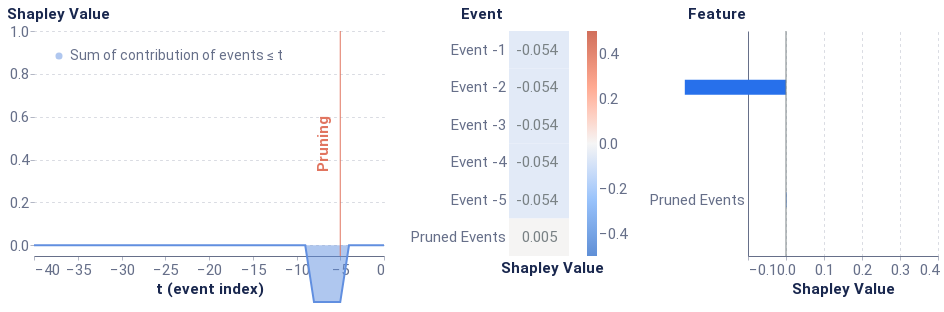

Here is the notebook cell this chart was saved with:
### Code cell
plot

### Figure 1 — Vega-Lite specification as saved in the notebook (floating-point values rounded to 4 significant figures)
{"config": {"axis": {"domain": true, "domainColor": "#666F89", "grid": false, "gridCap": "round", "gridColor": "#B3B7C4", "gridDash": [2, 4], "gridWidth": 0.5, "labelColor": "#666F89", "labelFont": "Roboto, Arial, sans-serif", "labelPadding": 2, "tickColor": "#666F89", "tickOpacity": 0.5, "tickSize": 4, "titleColor": "#19274E", "titleFont": "Roboto, Arial, sans-serif", "titleFontSize": 12}, "axisBand": {"domain": true, "labelPadding": 4, "ticks": false}, "axisY": {"domain": false, "titleAlign": "left", "titleAngle": 0, "titleX": -20, "titleY": -10}, "legend": {"labelColor": "#666F89", "labelFont": "Roboto, Arial, sans-serif", "labelFontSize": 12, "symbolSize": 40, "titleColor": "#19274E", "titleFont": "Roboto, Arial, sans-serif", "titleFontSize": 12, "titlePadding": 4}, "arc": {"stroke": "#FFFFFF", "strokeWidth": 1}, "bar": {"fill": "#2770EB", "stroke": null}, "line": {"stroke": "#2770EB", "strokeWidth": 2}, "path": {"stroke": "#2770EB", "strokeWidth": 0.5}, "point": {"fill": "#2770EB", "shape": "circle", "filled": true}, "rect": {"fill": "#2770EB"}, "rule": {"stroke": "#666F89"}, "shape": {"stroke": "#2770EB"}, "text": {"color": "#19274E", "font": "Roboto, Arial, sans-serif", "fontSize": 12}, "range": {"category": ["#2770EB", "#77B98A", "#DA5252", "#FFC400", "#A87AEA", "#00A39E", "#19274E"], "diverging": ["#006360", "#2BB3AE", "#96D9D7", "#FFFFFF", "#EDAAAA", "#DA5252", "#811D1D"], "heatmap": ["#18448F", "#1B4EA5", "#2770EB", "#4C88EE", "#82ACF3", "#A6C4F7", "#E9F1FD"], "ramp": ["#18448F", "#1B4EA5", "#2770EB", "#4C88EE", "#82ACF3", "#A6C4F7", "#E9F1FD"]}, "background": "#FFFFFF", "group": {"fill": "#FFFFFF"}, "header": {"labelColor": "#19274E", "labelFont": "Roboto, Arial, sans-serif", "labelFontSize": 12, "titleColor": "#19274E", "titleFont": "Roboto, Arial, sans-serif", "titleFontSize": 16}, "title": {"anchor": "start", "color": "#19274E", "font": "Roboto, Arial, sans-serif", "fontSize": 20, "fontWeight": "bold", "offset": 20, "subtitleColor": "#19274E", "subtitleFontSize": 16}, "view": {"continuousHeight": 300, "continuousWidth": 400, "stroke": "transparent"}}, "hconcat": [{"layer": [{"mark": {"type": "area", "opacity": 0.5}, "encoding": {"color": {"field": "Coalition", "legend": {"fillColor": "white", "labelFontSize": 14, "labelLimit": 0, "orient": "top-left", "symbolSize": 50, "symbolStrokeWidth": 0, "title": null}, "scale": {"domain": ["Sum of contribution of events ≤ t"], "range": ["#618FE0"]}, "type": "nominal"}, "x": {"axis": {"labelFontSize": 15, "title": "t (event index)", "titleFontSize": 15}, "field": "t (event index)", "type": "quantitative"}, "y": {"axis": {"grid": true, "labelFontSize": 15, "titleFontSize": 15, "titleX": -28}, "field": "Shapley Value", "scale": {"domain": [-0.05, 1]}, "type": "quantitative"}}}, {"mark": "line", "encoding": {"color": {"field": "Coalition", "legend": {"fillColor": "white", "labelFontSize": 14, "labelLimit": 0, "orient": "top-left", "symbolSize": 50, "symbolStrokeWidth": 0, "title": null}, "scale": {"domain": ["Sum of contribution of events ≤ t"], "range": ["#618FE0"]}, "type": "nominal"}, "x": {"axis": {"labelFontSize": 15, "title": "t (event index)", "titleFontSize": 15}, "field": "t (event index)", "type": "quantitative"}, "y": {"axis": {"grid": true, "labelFontSize": 15, "titleFontSize": 15, "titleX": -28}, "field": "Shapley Value", "scale": {"domain": [-0.05, 1]}, "type": "quantitative"}}}, {"data": {"name": "data-cb388d4ae21d13d59a4396602d0ff418"}, "mark": {"type": "rule", "color": "#E17560"}, "encoding": {"x": {"field": "x", "type": "quantitative"}}}, {"data": {"name": "data-b378b3372f0b5441a4f7d4ef842c2485"}, "mark": {"type": "text", "angle": 270, "color": "#E17560", "fontSize": 15, "fontWeight": "bold", "text": "Pruning"}, "encoding": {"x": {"field": "x", "type": "quantitative"}}}], "data": {"name": "data-f1d2cf1c2f65ad6052fd4d17515c4c6a"}, "height": 225, "width": 350}, {"layer": [{"mark": "rect", "encoding": {"color": {"field": "rounded", "legend": {"gradientLength": 225, "gradientThickness": 10, "labelFontSize": 15, "orient": "right"}, "scale": {"domain": [-0.5, 0.5], "range": ["#5f8fd6", "#99c3fb", "#f5f5f5", "#ffaa92", "#d16f5b"]}, "title": null, "type": "quantitative"}, "x": {"axis": {"title": "Shapley Value", "titleFontSize": 15}, "field": "column", "type": "ordinal"}, "y": {"axis": {"domain": false, "labelFontSize": 15, "title": "Event", "titleFontSize": 15, "titleX": -49}, "field": "Feature", "sort": ["Event -1", "Event -2", "Event -3", "Event -4", "Event -5", "Pruned Events"], "type": "ordinal"}}}, {"mark": {"type": "text", "align": "right", "baseline": "middle", "color": "#798184", "dx": 18, "fontSize": 15}, "encoding": {"text": {"field": "rounded_str", "type": "nominal"}, "x": {"axis": {"domain": false, "labels": false, "title": "Shapley Value", "titleX": 43}, "field": "column", "type": "ordinal"}, "y": {"axis": {"domain": false, "labelFontSize": 15, "title": "Event", "titleFontSize": 15, "titleX": -49}, "field": "Feature", "sort": ["Event -1", "Event -2", "Event -3", "Event -4", "Event -5", "Pruned Events"], "type": "ordinal"}}}], "data": {"name": "data-0a2c14f044f95ea7a7bdf5f5c3ddd4fc"}, "height": 225, "width": 60}, {"layer": [{"data": {"name": "data-7dc7a0e497331d9a5bf33dfb9d39d2e8"}, "mark": {"type": "bar", "size": 15, "thickness": 1}, "encoding": {"x": {"axis": {"grid": true, "labelFontSize": 15, "title": "Shapley Value", "titleFontSize": 15}, "field": "Shapley Value", "scale": {"domain": [-0.1, 0.4]}, "type": "quantitative"}, "y": {"axis": {"labelFontSize": 15, "title": "Feature", "titleFontSize": 15, "titleX": -61}, "field": "Feature", "sort": {"field": "sort_col", "order": "descending"}, "type": "nominal"}}}, {"data": {"name": "data-9c00aa9dc2b1c1a0b4bf9b34ead12925"}, "mark": {"type": "rule", "color": "#798184"}, "encoding": {"x": {"field": "x", "type": "quantitative"}}}], "height": 225, "width": 190}], "resolve": {"scale": {"color": "independent"}}, "$schema": "https://vega.github.io/schema/vega-lite/v4.17.0.json", "datasets": {"data-f1d2cf1c2f65ad6052fd4d17515c4c6a": [{"Coalition": "Sum of contribution of events > t", "t (event index)": 0, "Shapley Value": -0.265}, {"Coalition": "Sum of contribution of events ≤ t", "t (event index)": 0, "Shapley Value": 0.0}, {"Coalition": "Sum of contribution of events > t", "t (event index)": -1, "Shapley Value": -0.2181}, {"Coalition": "Sum of contribution of events ≤ t", "t (event index)": -1, "Shapley Value": 0.0}, {"Coalition": "Sum of contribution of events > t", "t (event index)": -2, "Shapley Value": -0.1596}, {"Coalition": "Sum of contribution of events ≤ t", "t (event index)": -2, "Shapley Value": 0.0}, {"Coalition": "Sum of contribution of events > t", "t (event index)": -3, "Shapley Value": -0.09779}, {"Coalition": "Sum of contribution of events ≤ t", "t (event index)": -3, "Shapley Value": 0.0}, {"Coalition": "Sum of contribution of events > t", "t (event index)": -4, "Shapley Value": -0.04146}, {"Coalition": "Sum of contribution of events ≤ t", "t (event index)": -4, "Shapley Value": 0.0}, {"Coalition": "Sum of contribution of events > t", "t (event index)": -5, "Shapley Value": 0.0}, {"Coalition": "Sum of contribution of events ≤ t", "t (event index)": -5, "Shapley Value": -0.265}, {"Coalition": "Sum of contribution of events > t", "t (event index)": -6, "Shapley Value": 0.0}, {"Coalition": "Sum of contribution of events ≤ t", "t (event index)": -6, "Shapley Value": -0.265}, {"Coalition": "Sum of contribution of events > t", "t (event index)": -7, "Shapley Value": 0.0}, {"Coalition": "Sum of contribution of events ≤ t", "t (event index)": -7, "Shapley Value": -0.265}, {"Coalition": "Sum of contribution of events > t", "t (event index)": -8, "Shapley Value": 0.0}, {"Coalition": "Sum of contribution of events ≤ t", "t (event index)": -8, "Shapley Value": -0.265}, {"Coalition": "Sum of contribution of events > t", "t (event index)": -9, "Shapley Value": -0.01979}, {"Coalition": "Sum of contribution of events ≤ t", "t (event index)": -9, "Shapley Value": 0.0}, {"Coalition": "Sum of contribution of events > t", "t (event index)": -10, "Shapley Value": -0.05722}, {"Coalition": "Sum of contribution of events ≤ t", "t (event index)": -10, "Shapley Value": 0.0}, {"Coalition": "Sum of contribution of events > t", "t (event index)": -11, "Shapley Value": -0.09611}, {"Coalition": "Sum of contribution of events ≤ t", "t (event index)": -11, "Shapley Value": 0.0}, {"Coalition": "Sum of contribution of events > t", "t (event index)": -12, "Shapley Value": -0.1322}, {"Coalition": "Sum of contribution of events ≤ t", "t (event index)": -12, "Shapley Value": 0.0}, {"Coalition": "Sum of contribution of events > t", "t (event index)": -13, "Shapley Value": -0.1629}, {"Coalition": "Sum of contribution of events ≤ t", "t (event index)": -13, "Shapley Value": 0.0}, {"Coalition": "Sum of contribution of events > t", "t (event index)": -14, "Shapley Value": -0.1867}, {"Coalition": "Sum of contribution of events ≤ t", "t (event index)": -14, "Shapley Value": 0.0}, {"Coalition": "Sum of contribution of events > t", "t (event index)": -15, "Shapley Value": -0.2029}, {"Coalition": "Sum of contribution of events ≤ t", "t (event index)": -15, "Shapley Value": 0.0}, {"Coalition": "Sum of contribution of events > t", "t (event index)": -16, "Shapley Value": -0.2115}, {"Coalition": "Sum of contribution of events ≤ t", "t (event index)": -16, "Shapley Value": 0.0}, {"Coalition": "Sum of contribution of events > t", "t (event index)": -17, "Shapley Value": -0.2125}, {"Coalition": "Sum of contribution of events ≤ t", "t (event index)": -17, "Shapley Value": 0.0}, {"Coalition": "Sum of contribution of events > t", "t (event index)": -18, "Shapley Value": -0.2067}, {"Coalition": "Sum of contribution of events ≤ t", "t (event index)": -18, "Shapley Value": 0.0}, {"Coalition": "Sum of contribution of events > t", "t (event index)": -19, "Shapley Value": -0.1951}, {"Coalition": "Sum of contribution of events ≤ t", "t (event index)": -19, "Shapley Value": 0.0}, {"Coalition": "Sum of contribution of events > t", "t (event index)": -20, "Shapley Value": -0.1789}, {"Coalition": "Sum of contribution of events ≤ t", "t (event index)": -20, "Shapley Value": 0.0}, {"Coalition": "Sum of contribution of events > t", "t (event index)": -21, "Shapley Value": -0.16}, {"Coalition": "Sum of contribution of events ≤ t", "t (event index)": -21, "Shapley Value": 0.0}, {"Coalition": "Sum of contribution of events > t", "t (event index)": -22, "Shapley Value": -0.1403}, {"Coalition": "Sum of contribution of events ≤ t", "t (event index)": -22, "Shapley Value": 0.0}, {"Coalition": "Sum of contribution of events > t", "t (event index)": -23, "Shapley Value": -0.1218}, {"Coalition": "Sum of contribution of events ≤ t", "t (event index)": -23, "Shapley Value": 0.0}, {"Coalition": "Sum of contribution of events > t", "t (event index)": -24, "Shapley Value": -0.1062}, {"Coalition": "Sum of contribution of events ≤ t", "t (event index)": -24, "Shapley Value": 0.0}, {"Coalition": "Sum of contribution of events > t", "t (event index)": -25, "Shapley Value": -0.09493}, {"Coalition": "Sum of contribution of events ≤ t", "t (event index)": -25, "Shapley Value": 0.0}, {"Coalition": "Sum of contribution of events > t", "t (event index)": -26, "Shapley Value": -0.08875}, {"Coalition": "Sum of contribution of events ≤ t", "t (event index)": -26, "Shapley Value": 0.0}, {"Coalition": "Sum of contribution of events > t", "t (event index)": -27, "Shapley Value": -0.08774}, {"Coalition": "Sum of contribution of events ≤ t", "t (event index)": -27, "Shapley Value": 0.0}, {"Coalition": "Sum of contribution of events > t", "t (event index)": -28, "Shapley Value": -0.09136}, {"Coalition": "Sum of contribution of events ≤ t", "t (event index)": -28, "Shapley Value": 0.0}, {"Coalition": "Sum of contribution of events > t", "t (event index)": -29, "Shapley Value": -0.0986}, {"Coalition": "Sum of contribution of events ≤ t", "t (event index)": -29, "Shapley Value": 0.0}, {"Coalition": "Sum of contribution of events > t", "t (event index)": -30, "Shapley Value": -0.1082}, {"Coalition": "Sum of contribution of events ≤ t", "t (event index)": -30, "Shapley Value": 0.0}, {"Coalition": "Sum of contribution of events > t", "t (event index)": -31, "Shapley Value": -0.1189}, {"Coalition": "Sum of contribution of events ≤ t", "t (event index)": -31, "Shapley Value": 0.0}, {"Coalition": "Sum of contribution of events > t", "t (event index)": -32, "Shapley Value": -0.1295}, {"Coalition": "Sum of contribution of events ≤ t", "t (event index)": -32, "Shapley Value": 0.0}, {"Coalition": "Sum of contribution of events > t", "t (event index)": -33, "Shapley Value": -0.139}, {"Coalition": "Sum of contribution of events ≤ t", "t (event index)": -33, "Shapley Value": 0.0}, {"Coalition": "Sum of contribution of events > t", "t (event index)": -34, "Shapley Value": -0.1467}, {"Coalition": "Sum of contribution of events ≤ t", "t (event index)": -34, "Shapley Value": 0.0}, {"Coalition": "Sum of contribution of events > t", "t (event index)": -35, "Shapley Value": -0.1522}, {"Coalition": "Sum of contribution of events ≤ t", "t (event index)": -35, "Shapley Value": 0.0}, {"Coalition": "Sum of contribution of events > t", "t (event index)": -36, "Shapley Value": -0.1552}, {"Coalition": "Sum of contribution of events ≤ t", "t (event index)": -36, "Shapley Value": 0.0}, {"Coalition": "Sum of contribution of events > t", "t (event index)": -37, "Shapley Value": -0.1558}, {"Coalition": "Sum of contribution of events ≤ t", "t (event index)": -37, "Shapley Value": 0.0}, {"Coalition": "Sum of contribution of events > t", "t (event index)": -38, "Shapley Value": -0.1542}, {"Coalition": "Sum of contribution of events ≤ t", "t (event index)": -38, "Shapley Value": 0.0}, {"Coalition": "Sum of contribution of events > t", "t (event index)": -39, "Shapley Value": -0.1508}, {"Coalition": "Sum of contribution of events ≤ t", "t (event index)": -39, "Shapley Value": 0.0}, {"Coalition": "Sum of contribution of events > t", "t (event index)": -40, "Shapley Value": -0.1461}, {"Coalition": "Sum of contribution of events ≤ t", "t (event index)": -40, "Shapley Value": 0.0}], "data-cb388d4ae21d13d59a4396602d0ff418": [{"x": -5}], "data-b378b3372f0b5441a4f7d4ef842c2485": [{"x": -7}], "data-0a2c14f044f95ea7a7bdf5f5c3ddd4fc": [{"Shapley Value": -0.05396, "Feature": "Event -1", "row": 1, "column": 1, "rounded": -0.054, "rounded_str": "-0.054"}, {"Shapley Value": -0.05396, "Feature": "Event -2", "row": 2, "column": 1, "rounded": -0.054, "rounded_str": "-0.054"}, {"Shapley Value": -0.05396, "Feature": "Event -3", "row": 3, "column": 1, "rounded": -0.054, "rounded_str": "-0.054"}, {"Shapley Value": -0.05396, "Feature": "Event -4", "row": 4, "column": 1, "rounded": -0.054, "rounded_str": "-0.054"}, {"Shapley Value": -0.05396, "Feature": "Event -5", "row": 5, "column": 1, "rounded": -0.054, "rounded_str": "-0.054"}, {"Shapley Value": 0.004795, "Feature": "Pruned Events", "row": 6, "column": 1, "rounded": 0.005, "rounded_str": "0.005"}], "data-7dc7a0e497331d9a5bf33dfb9d39d2e8": [{"Random seed": 42, "NSamples": 32000, "Feature": "RUL", "Shapley Value": -0.2663, "sort_col": 0.2663}, {"Random seed": 42, "NSamples": 32000, "Feature": "Pruned Events", "Shapley Value": 0.001266, "sort_col": 0.001266}], "data-9c00aa9dc2b1c1a0b4bf9b34ead12925": [{"x": 0}]}}
